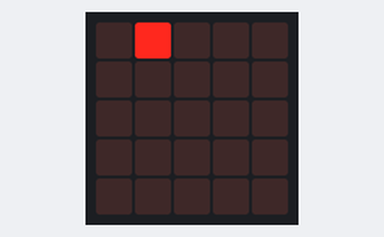
A program run on a simulated BBC micro:bit (MakeCode). Shown: the board's 5×5 LED display. Random numbers come from a fixed seed.

Above: at 0.1 s.
At 4.99 s:
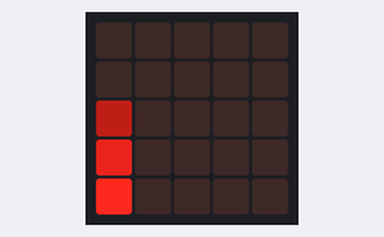
At 9.07 s:
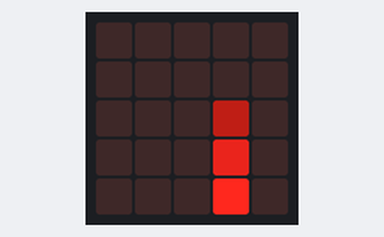
At 20.3 s:
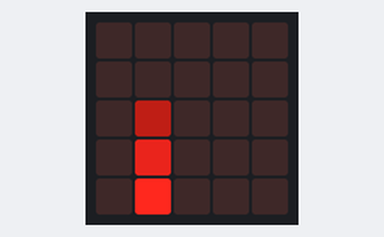
At 29.9 s:
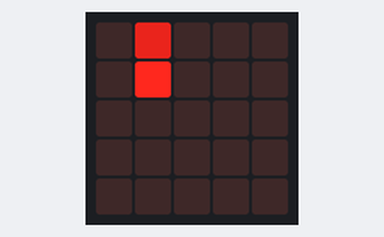
At 39.69 s:
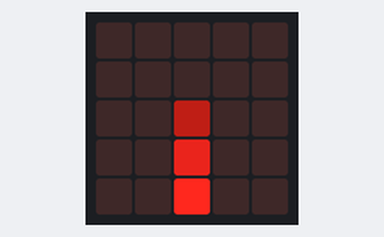

The program:

main.ts
```typescript
let x = 0
let y = 0
let v = 0
let z = 0
let w = 0
let m = 0
basic.forever(function () {
    x = randint(0, 4)
    y = 0
    while (y <= 4) {
        led.plotBrightness(x, y, 123)
        v = x
        z = y
        w = z - 1
        m = w - 1
        led.plotBrightness(x, y, 255)
        y += 1
        basic.pause(200)
        led.plotBrightness(v, z, 187)
        led.plotBrightness(x, w, 82)
        led.plotBrightness(x, m, 0)
        led.unplot(x, y)
    }
    led.unplot(v, z)
    led.unplot(x, w)
    led.unplot(x, m)
})
```

test.ts
```typescript
// les tests vont ici ; cela ne sera pas compilé si ce paquet est utilisé en tant qu'extension.
```
